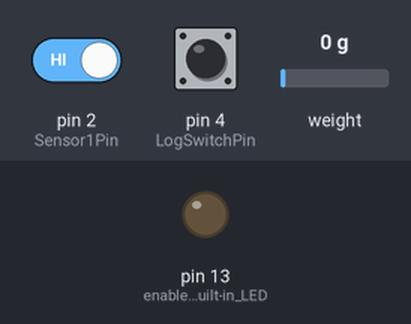
Bench run of a sketch on a simulated Arduino Uno, built with avr-gcc and run on an emulated ATmega328P. Shown: output pins drawn as LEDs (lit = HIGH). The inputs (shaded band) are chosen by the test bench; at power-on: pin 2 (Sensor1Pin) HIGH, pin 4 (LogSwitchPin) HIGH, weight on the scale 0 g. Storage starts empty; what the sketch prints to the serial monitor is not drawn.

Above: at 8.2 s.
8.3 s: pin 2 (Sensor1Pin) driven LOW
At 11.36 s:
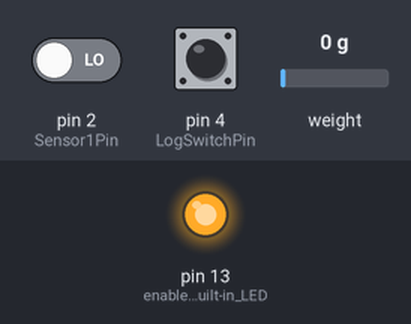
Timing chart, 0 to 12.9 s (numbered marks = the images above; inputs shaded):
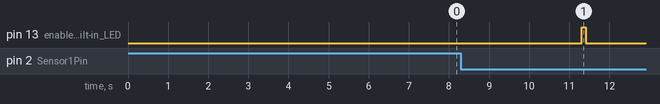

Measured:
- after the input at 8.3 s, pin 13 (enable_the_built-in_LED): LOW → HIGH after 3.0 s, → LOW 0.10 s later

The sketch:

loadCell2.0.ino
```cpp
#include <SPI.h>
#include <SD.h>
#include <Bounce2.h>
#include <HX711.h>

//device objects
HX711 cell;


//global variables
unsigned long cycle = 0;
String dataString;
unsigned long timeStamp = 0;


//pin declarations
const byte Sensor1Pin = 2; //direction check sensor
const byte DOut = A1; // DOut pin for HX711
const byte Pd_sck = A0; // Pd_sck pin for HX711
const byte LogSwitchPin = 4; // pin to switch between testing and logging mode
const byte chipSelectPin = 4;

bool logSwitchPos = LOW;

//debouncer objects
Bounce toggleBouncer = Bounce();
Bounce sensor1Bouncer = Bounce();

int updateBouncers() {
  //return the number of bouncers that updated
  return toggleBouncer.update() + sensor1Bouncer.update(); // yes, this is sneaky. Each update is called and the sum is returned in case we want to check how many updated for debugging
}

void globalReset() {
  cell.tare();
  setup();
  cycle = 0;
}

int logLoadValue() {
  timeStamp = millis() / 1000; // number of seconds since we started
  dataString = String(cycle) + "," + String(timeStamp) + "," + String(cell.get_units(10)); // this will average 10 readings
  File dataFile = SD.open("datalog.txt", FILE_WRITE);

  if (dataFile) {
    dataFile.println(dataString);
  } else {
    Serial.println("Data Write Error");
  }
}

void setup() {

  pinMode(LED_BUILTIN, OUTPUT); //enable the built-in LED, in case servos are too much fun

  //setup pins with debouncers
  pinMode(Sensor1Pin, INPUT_PULLUP);
  sensor1Bouncer.attach(Sensor1Pin);
  sensor1Bouncer.interval(5);

  pinMode(LogSwitchPin, INPUT_PULLUP);
  toggleBouncer.attach(LogSwitchPin);
  toggleBouncer.interval(5);

  // Start serial comm and set up load cell and SD card
  Serial.begin(9600);
  Serial.print("Initializing Load Cell...");
  cell.begin(DOut, Pd_sck);
  Serial.println("Done");

  Serial.print("Initializing SD card...");
  if (!SD.begin(chipSelectPin)) {
    Serial.println("FAIL");
  }
  Serial.println("Done");

  Serial.print("Tare and debounce...");
  cell.set_scale(22773.73); // this scales output to Newtons
  cell.tare(); // I don't know why it needs to tare twice, but doing it twice with a 5s gap seems to work really well for an accurate zero.
  delay(5000);
  cell.tare();
  Serial.println("Ready");
}

void loop() {
  updateBouncers();
  logSwitchPos = toggleBouncer.read();
  switch (logSwitchPos) {
    case LOW:
    if (!LED_BUILTIN) digitalWrite(LED_BUILTIN, HIGH); // turn on the LED to indicate testing mode
    Serial.println(cell.get_units());
    case HIGH:
      digitalWrite(LED_BUILTIN, LOW); // start with LED off to indicate logging mode
      if (!sensor1Bouncer.read()) { // check if sensor1 is active to trip a logging event
        delay(2000); // wait 2 seconds to make sure everything is level
        logLoadValue();
        digitalWrite(LED_BUILTIN, HIGH); // this and the next two lines just flash the LED to show a successful log, so we can make sure it happened before the arm moves
        delay(100);
        digitalWrite(LED_BUILTIN, LOW);
        cycle++; // increment the number of cycles
        delay(600000); // wait 10 minutes
      }
  }
}
```
